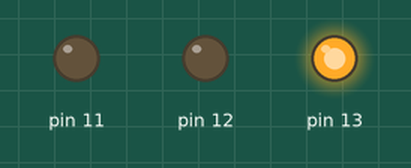
Simulated run of this sketch. Board: Arduino Uno, built with avr-gcc and run on an emulated ATmega328P. Parts: output pins drawn as LEDs (lit = HIGH).

Above: at 2.0 s.
At 6.0 s:
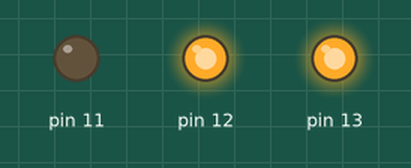
At 10.0 s:
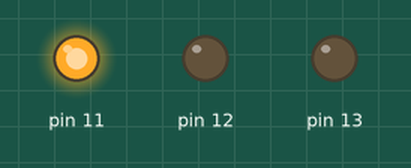
At 14.0 s:
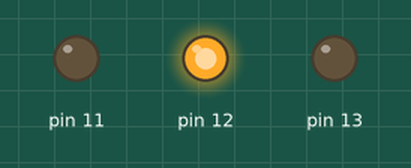
Timing chart, 0 to 20.8 s (numbered marks = the images above):
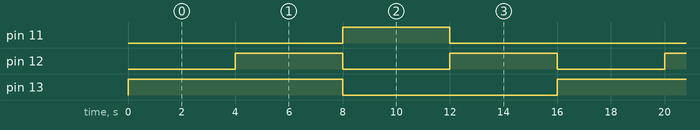

The sketch:

Color_Light_Simple_Project.ino.ino
```cpp
void setup() {
  //set up output for red bulb using 13 pin
  pinMode(13, OUTPUT);
  //set up output for yello bulb using 12 pin
  pinMode(12, OUTPUT);
  //set up output for green bulb using 11 pin
  pinMode(11, OUTPUT);

}

void loop() {

  //On red bulb using digitalwrite function and delay it 4000 seconds
  digitalWrite(13, HIGH);
  digitalWrite(12, LOW);
  digitalWrite(11, LOW);
  delay(4000);
  //On red and yellow bulbs using digitalwrite function and delay it 4000 seconds
  digitalWrite(13, HIGH);
  digitalWrite(12, HIGH);
  digitalWrite(11, LOW);
  delay(4000);
  //On green bulb using digitalwrite function and delay it 4000 seconds
  digitalWrite(13,LOW);
  digitalWrite(12, LOW);
  digitalWrite(11, HIGH);
  delay(4000);
  //On yellow bulb using digitalwrite function and delay it 4000 seconds
  digitalWrite(13,LOW);
  digitalWrite(12, HIGH);
  digitalWrite(11, LOW);
  delay(4000);

}
```

Measured:
- by itself, pin 11: alternates HIGH for 4.0 s and LOW for 12.0 s
- by itself, pin 12: alternates HIGH for 4.0 s and LOW for 4.0 s
- by itself, pin 13: alternates HIGH for 8.0 s and LOW for 8.0 s
